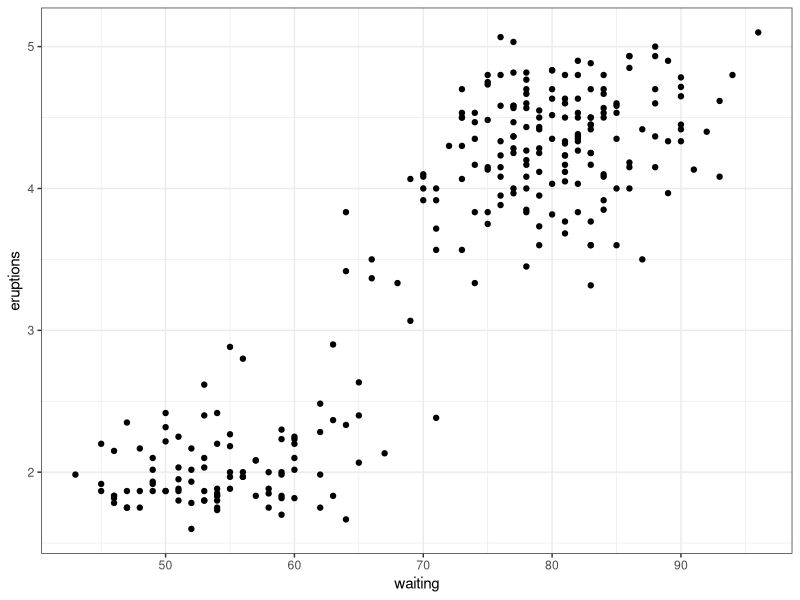
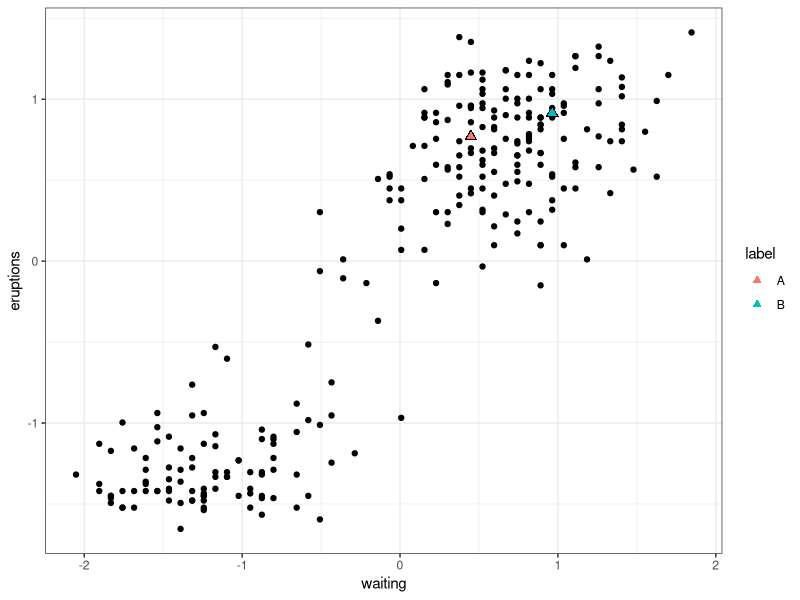
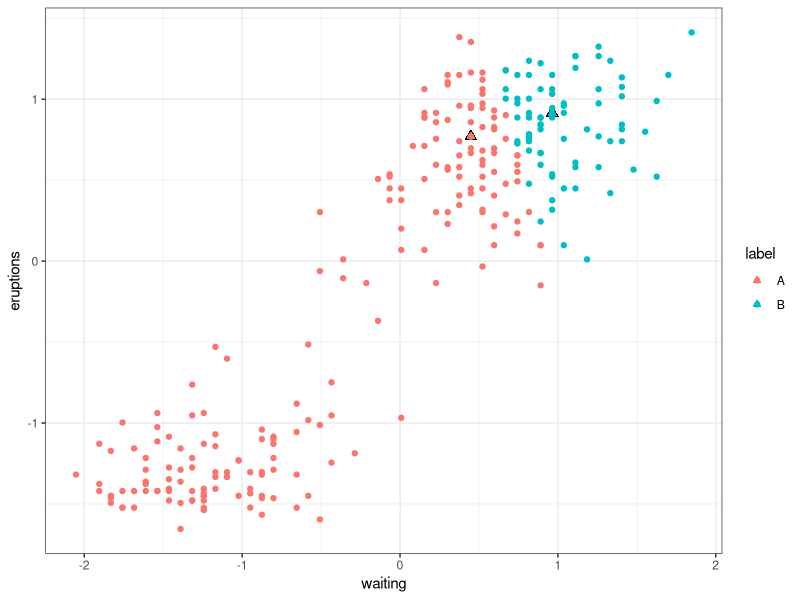
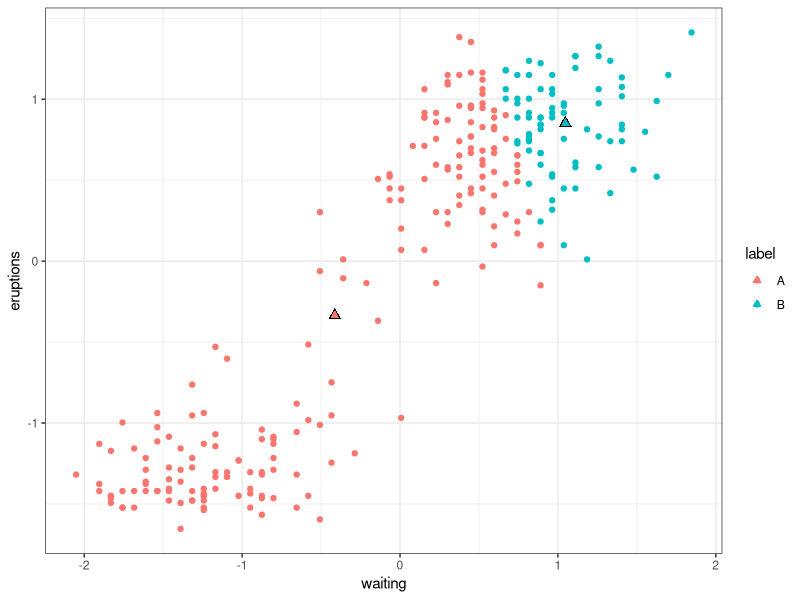

Reproduce these figures in R, in order. (Note: this script raises an error after producing the figures.)
## ---- chunk 1
knitr::opts_chunk$set(echo = TRUE)
library(ggplot2)
library(dplyr)
library(gganimate)
## ---- chunk 2
data(faithful)
ggplot() + 
  geom_point(aes(x = waiting, y = eruptions), 
             data = faithful) + 
  theme_bw()
## ---- chunk 3
faithful <- scale(faithful) %>% 
  as.data.frame()
set.seed(2)
centroids <- faithful[sample(nrow(faithful), 2), ]
centroids$label <- c('A', 'B')
ggplot() + 
  geom_point(aes(x = waiting, y = eruptions), 
             data = faithful) + 
  geom_point(aes(x = waiting, y = eruptions),
             data = centroids, size = 3, shape = 17) +
  geom_point(aes(x = waiting, y = eruptions, col = label),
             data = centroids, size = 2, shape = 17) +
  theme_bw()
## ---- chunk 4
euc_distance <- function(x1, x2) sqrt(sum((x1 - x2) ^ 2))
closest_centroid <- function(x, centroids){
  apply(centroids[, 1:2], 1, euc_distance, x) %>% 
    which.min()
}
assign_label <- function(data, centroids){
  ind <- apply(data[, 1:2], 1, closest_centroid, centroids)
  centroids$label[ind]
}
faithful$label <- assign_label(faithful, centroids)
ggplot() + 
  geom_point(aes(x = waiting, y = eruptions), 
             data = centroids, size = 3, shape = 17) +
  geom_point(aes(x = waiting, y = eruptions, col = label),
             data = centroids, size = 2, shape = 17) +
  geom_point(aes(x = waiting, y = eruptions, col = label), 
             data = faithful) + 
  theme_bw()
## ---- chunk 5
update_centroids <- function(data, centroids){
  new.centers <- data %>% 
    group_by(label) %>% 
    summarize(eruptions.center = mean(eruptions), 
              waiting.center = mean(waiting))
  
  centroids[1:2, 1:2] <- new.centers[1:2, 2:3]
  centroids
}
centroids <- update_centroids(faithful, centroids)


ggplot() + 
  geom_point(aes(x = waiting, y = eruptions), 
             data = centroids, size = 3, shape = 17) +
  geom_point(aes(x = waiting, y = eruptions, col = label), 
             data = centroids, size = 2, shape = 17) +
  geom_point(aes(x = waiting, y = eruptions, col = label), 
             data = faithful) + 
  theme_bw()
## ---- chunk 6
data(faithful)
faithful <- scale(faithful) %>% 
  as.data.frame()
set.seed(2)
centroids <- faithful[sample(nrow(faithful), 2), ]
centroids$label <- c('A', 'B')
faithful$label <- assign_label(faithful, centroids)
storage <- rbind(faithful, centroids)
center.indicator <- c(rep(0, nrow(faithful)), 1, 1)
storage$center <- center.indicator
storage$round <- 1

for(i in seq(2, 6, 2)){
  centroids <- update_centroids(faithful, centroids)
  store.me <- rbind(faithful, centroids) %>% 
    mutate(center = center.indicator,
           round = i)
  storage <- rbind(storage, store.me)
  faithful$label <- assign_label(faithful, centroids)
  store.me <- rbind(faithful, centroids) %>% 
    mutate(center = center.indicator,
           round = i + 1)
  storage <- rbind(storage, store.me)
}
storage$round <- as.factor(storage$round)
suppressWarnings(p <- ggplot() + 
  geom_point(aes(x = waiting, y = eruptions, col = label, frame = round), 
             data = storage %>% filter(center == 0)) + 
  geom_point(aes(x = waiting, y = eruptions, frame = round),
             data = storage %>% filter(center == 1), 
             size = 3, shape = 17) +
  geom_point(aes(x = waiting, y = eruptions, col = label, frame = round),
             data = storage %>% filter(center == 1), 
             size = 2, shape = 17) +
  theme_bw())
gganimate(p)
